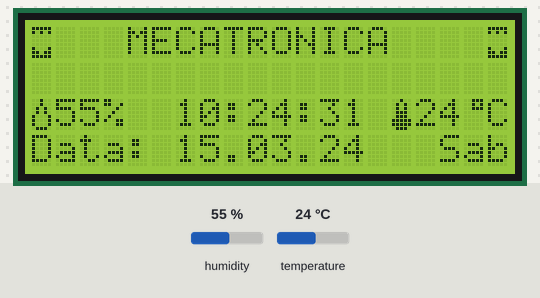
The sketch below on a simulated Arduino Uno, built with avr-gcc and run on an emulated ATmega328P. On the bench: 20×4 character LCD. Wiring (inferred from the names in the program): DS3231 clock at I2C address 0x68. The test bench sets the inputs (shaded band); at power-on: humidity 55 %, temperature 24 °C. The local clock reads 2024-03-15 10:24:30 at power-on unless the sketch sets it; what the sketch prints to the serial monitor is not drawn.

Above: at 1.3 s.
1.4 s: humidity set to 22 %
At 4.2 s:
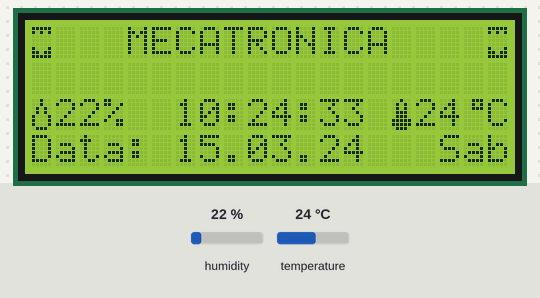
4.8 s: temperature set to 12 °C
At 7.2 s:
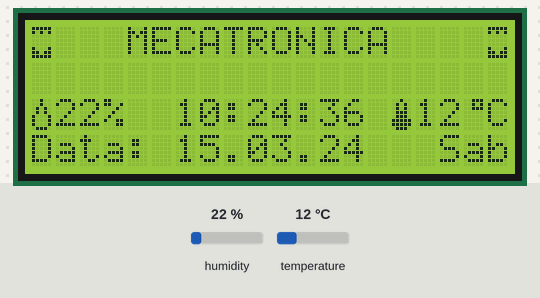
8.1 s: humidity set to 40 %
At 10.7 s:
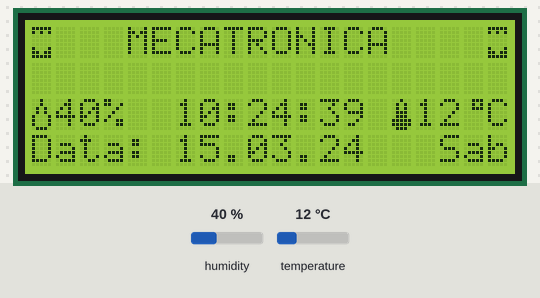
11.3 s: temperature set to 19 °C
At 13.9 s:
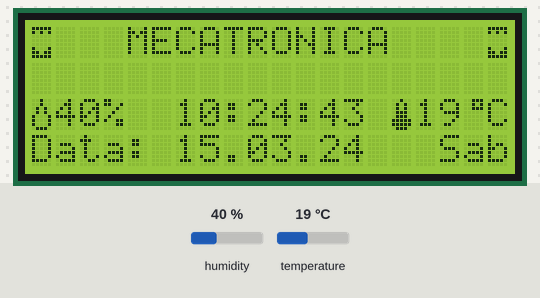
Timing chart, 0 to 15.4 s (numbered marks = the images above; inputs shaded):
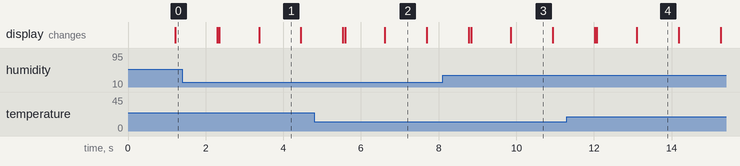

Measured:
- what the display in image 1 shows lasts 1.1 s, from 3.4 s to 4.5 s

The sketch:

Relogio_de_bancada.ino
```cpp
// Programa: Relógio com módulo DS3231 e LCD 20x4
// Autora : Ivoneide Duarte
// Data: 19/08/20

#include <Wire.h>
#include <dht.h>
#include <LiquidCrystal_I2C.h>

#define DS1307_ADDRESS 0x68
#define pinoDHT11 4

// Inicializa o LCD
LiquidCrystal_I2C lcd(0x25, 20, 4);
dht sensorDHT11;

byte zero = 0x00;

byte sorriso[8] = {
  B00000,
  B01010,
  B01010,
  B00000,
  B10001,
  B01110,
  B00000,
  B00000
};
byte coracao[8] = {
  B00000,
  B01010,
  B11111,
  B11111,
  B11111,
  B01110,
  B00100,
  B00000
};

byte coracao_cheio[8] = {
  B11111,
  B10101,
  B00000,
  B00000,
  B00000,
  B10001,
  B11011,
  B11111
};

byte pontoElevado[8] = {
  B00111,
  B00101,
  B00111,
  B00000,
  B00000,
  B00000,
  B00000,
  B00000
};

byte temperatura[8] = {
  B00100,
  B01010,
  B01010,
  B01110,
  B01110,
  B11111,
  B11111,
  B01110
};

byte umidade[8] = {
  B00100,
  B00100,
  B01010,
  B01010,
  B10001,
  B10001,
  B10001,
  B01110
};

void setup()
{
  // Define o LCD com 20 colunas e 4 linhas
  Wire.begin();
  lcd.init();
  lcd.backlight(); //Inicia o visor LCD com a luz ligada
  Serial.begin(9600);
  lcd.createChar(0, coracao);
  lcd.createChar(1, sorriso);
  lcd.createChar(2, coracao_cheio);
  lcd.createChar(3, pontoElevado);
  lcd.createChar(4, temperatura);
  lcd.createChar(5, umidade);

  // A linha abaixo pode ser retirada apos setar a data e hora
  //SelecionaDataeHora();
}

void loop()
{
  Mostrarelogio();
  DHT11();
  delay(1000);
}

void SelecionaDataeHora() // Seta a data e a hora do DS1307
{
  byte segundos = 00;     // Valores de 0 a 59
  byte minutos = 03;      // Valores de 0 a 59
  byte horas = 15;        // Valores de 0 a 23
  byte diadasemana = 3;   // Valores de 0 a 6 (0=Domingo, 1 = Segunda...)
  byte diadomes = 03;     // Valores de 1 a 31
  byte mes = 06;          // Valores de 1 a 12
  byte ano = 20;          // Valores de 0 a 99
  Wire.beginTransmission(DS1307_ADDRESS);
  // Stop no CI para que o mesmo possa receber os dados
  Wire.write(zero);

  // As linhas abaixo escrevem no CI os valores de
  // data e hora que foram colocados nas variaveis acima
  Wire.write(ConverteParaBCD(segundos));
  Wire.write(ConverteParaBCD(minutos));
  Wire.write(ConverteParaBCD(horas));
  Wire.write(ConverteParaBCD(diadasemana));
  Wire.write(ConverteParaBCD(diadomes));
  Wire.write(ConverteParaBCD(mes));
  Wire.write(ConverteParaBCD(ano));
  Wire.write(zero); //Start no CI
  Wire.endTransmission();
}

byte ConverteParaBCD(byte val)
{
  // Converte o número de decimal para BCD
  return ( (val / 10 * 16) + (val % 10) );
}

byte ConverteparaDecimal(byte val)
{
  // Converte de BCD para decimal
  return ( (val / 16 * 10) + (val % 16) );
}

void Mostrarelogio()
{
  Wire.beginTransmission(DS1307_ADDRESS);
  Wire.write(zero);
  Wire.endTransmission();
  Wire.requestFrom(DS1307_ADDRESS, 7);
  int segundos = ConverteparaDecimal(Wire.read());
  int minutos = ConverteparaDecimal(Wire.read());
  int horas = ConverteparaDecimal(Wire.read() & 0b111111);
  int diadasemana = ConverteparaDecimal(Wire.read());
  int diadomes = ConverteparaDecimal(Wire.read());
  int mes = ConverteparaDecimal(Wire.read());
  int ano = ConverteparaDecimal(Wire.read());
  // Imprime mensagem na primeira linha do display
  lcd.setCursor(4, 0);
  lcd.print("MECATRONICA ");
  lcd.setCursor(0, 0);
  lcd.write(2);


  lcd.setCursor(19, 0);
  lcd.write(2);

  // Mostra a hora atual no display
  lcd.setCursor(6, 2);
  if (horas < 10)
  {
    lcd.print("0");
  }
  lcd.print(horas);
  lcd.print(":");
  if (minutos < 10)
  {
    lcd.print("0");
  }
  lcd.print(minutos);
  lcd.print(":");
  if (segundos < 10)
  {
    lcd.print("0");
  }
  lcd.print(segundos);

  // Mostra a data atual no display
  lcd.setCursor(0, 3);
  lcd.print("Data: ");
  lcd.setCursor(6, 3);
  if (diadomes < 10)
  {
    lcd.print("0");
  }
  lcd.print(diadomes);
  lcd.print(".");
  if (mes < 10)
  {
    lcd.print("0");
  }
  lcd.print(mes);
  lcd.print(".");
  lcd.print(ano);

  //Mostra o dia da semana no display
  lcd.setCursor(17, 3);
  switch (diadasemana)
  {
    case 0: lcd.print("Dom");
      break;
    case 1: lcd.print("Seg");
      break;
    case 2: lcd.print("Ter");
      break;
    case 3: lcd.print("Qua");
      break;
    case 4: lcd.print("Qui");
      break;
    case 5: lcd.print("Sex");
      break;
    case 6: lcd.print("Sab");
  }
}

void DHT11()
{
  sensorDHT11.read11(pinoDHT11);
  Serial.print("Umidade: ");
  lcd.setCursor(20, 0);
  lcd.write(5);
  lcd.setCursor(21, 0);
  lcd.print(sensorDHT11.humidity, 0);
  lcd.print("%");
  Serial.print(sensorDHT11.humidity, 0);
  Serial.println("%");
  Serial.print("Temperatura: ");
  lcd.setCursor(35, 0);
  lcd.write(4);
  lcd.setCursor(36, 0);
  lcd.print(sensorDHT11.temperature, 0);
  lcd.setCursor(38, 0);
  lcd.write(3);
  lcd.print("C");
  Serial.print(sensorDHT11.temperature, 0);
  Serial.println("ºC  ");
  Serial.println("-------------------------------------");
}
```
